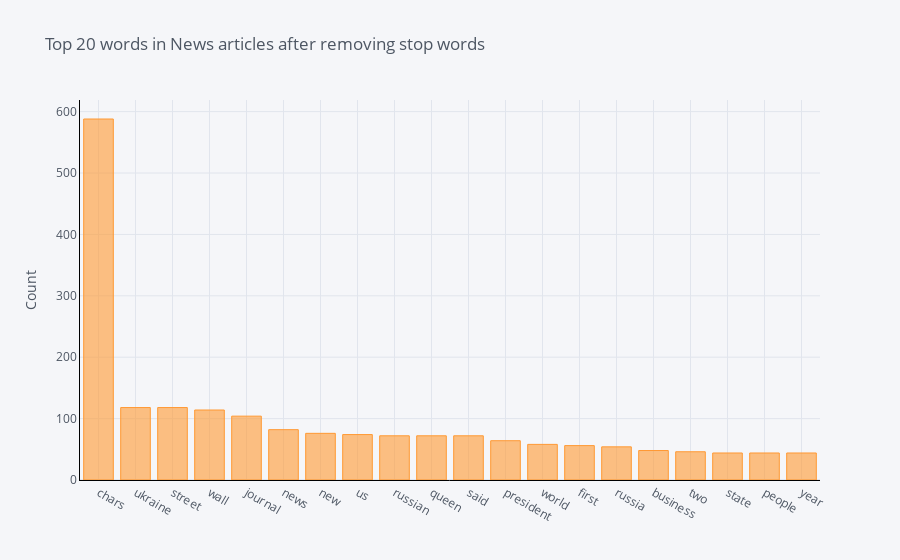

Notebook code cell kept with this figure:
### Markdown cell above
<b>Insights:</b> We can see that before removing the stop word, the top 20 most frequently occuring words in the corpus are the, to, of, in, etc which does not make much sense these are the words that do not convey any anything about the topic. Other thing to notice here is that again even here we do see the distribution following the zipf's law

### Code cell
common_words = get_top_n_words(new_list, 20)
df2 = pd.DataFrame(common_words, columns = ['Text' , 'count'])
df2.groupby('Text').sum()['count'].sort_values(ascending=False).iplot(
    kind='bar', yTitle='Count', linecolor='black', title='Top 20 words in News articles after removing stop words')

### Figure 1 — Plotly figure (JSON) as saved in the notebook; plotly's stock layout.template omitted (floating-point values rounded to 4 significant figures)
{"data": [{"marker": {"color": "rgba(255, 153, 51, 0.6)", "line": {"color": "rgba(255, 153, 51, 1.0)", "width": 1}}, "name": "count", "orientation": "v", "text": "", "type": "bar", "x": ["chars", "ukraine", "street", "wall", "journal", "news", "new", "us", "russian", "queen", "said", "president", "world", "first", "russia", "business", "two", "state", "people", "year"], "y": [588, 118, 118, 114, 104, 82, 76, 74, 72, 72, 72, 64, 58, 56, 54, 48, 46, 44, 44, 44]}], "layout": {"legend": {"bgcolor": "#F5F6F9", "font": {"color": "#4D5663"}}, "paper_bgcolor": "#F5F6F9", "plot_bgcolor": "#F5F6F9", "title": {"font": {"color": "#4D5663"}, "text": "Top 20 words in News articles after removing stop words"}, "xaxis": {"gridcolor": "#E1E5ED", "linecolor": "black", "showgrid": true, "tickfont": {"color": "#4D5663"}, "title": {"font": {"color": "#4D5663"}, "text": ""}, "zerolinecolor": "#E1E5ED"}, "yaxis": {"gridcolor": "#E1E5ED", "linecolor": "black", "showgrid": true, "tickfont": {"color": "#4D5663"}, "title": {"font": {"color": "#4D5663"}, "text": "Count"}, "zerolinecolor": "#E1E5ED"}}}
